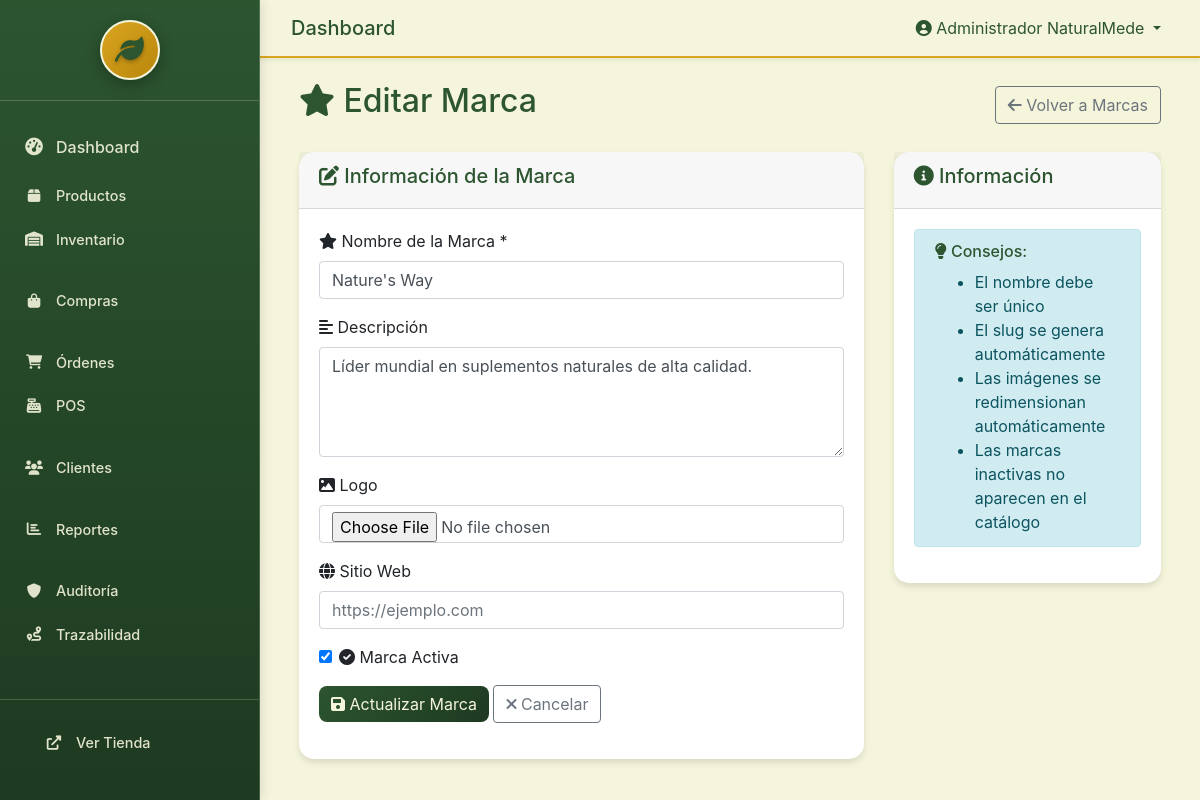
/admin-custom/brands/1/edit/ (signed in), run on the app's committed database.
### catalog/models.py (models this page shows, shortened)
class Brand(models.Model):
    name = models.CharField(max_length=100, verbose_name="Nombre")
    slug = models.SlugField(unique=True, verbose_name="Slug")
    description = models.TextField(blank=True, verbose_name="Descripción")
    logo = models.ImageField(upload_to='brands/', blank=True, null=True, verbose_name="Logo")
    website = models.URLField(blank=True, verbose_name="Sitio web")
    is_active = models.BooleanField(default=True, verbose_name="Activa")
    created_at = models.DateTimeField(auto_now_add=True, verbose_name="Creada en")
    updated_at = models.DateTimeField(auto_now=True, verbose_name="Actualizada en")
    class Meta:
        verbose_name = "Marca"
        verbose_name_plural = "Marcas"
        ordering = ['name']

### custom_admin/views.py (the view)
# urls.py: path('brands/<int:pk>/edit/', views.admin_brand_edit, name='admin_brand_edit'),
@login_required
def admin_brand_edit(request, pk):
    from catalog.models import Brand
    from catalog.forms import BrandForm
    try:
        brand = Brand.objects.get(pk=pk)
    except Brand.DoesNotExist:
        messages.error(request, 'Marca no encontrada.')
        return redirect('custom_admin:admin_brands')
    if request.method == 'POST':
        form = BrandForm(request.POST, request.FILES, instance=brand)
        if form.is_valid():
            brand = form.save()
            messages.success(request, f'Marca "{brand.name}" actualizada exitosamente.')
            return redirect('custom_admin:admin_brands')
    else:
        form = BrandForm(instance=brand)
    context = {
        'form': form,
        'brand': brand,
        'title': 'Editar Marca',
        'action': 'edit'
    }
    return render(request, 'custom_admin/brand_form.html', context)

### catalog/forms.py
class BrandForm(forms.ModelForm):
    class Meta:
        model = Brand
        fields = ['name', 'description', 'logo', 'website', 'is_active']
        widgets = {
            'name': forms.TextInput(attrs={
                'class': 'form-control',
                'placeholder': 'Nombre de la marca'
            }),
            'description': forms.Textarea(attrs={
                'class': 'form-control',
                'placeholder': 'Descripción de la marca',
                'rows': 4
            }),
            'logo': forms.FileInput(attrs={
                'class': 'form-control',
                'accept': 'image/*'
            }),
            'website': forms.URLInput(attrs={
                'class': 'form-control',
                'placeholder': 'https://ejemplo.com'
            }),
            'is_active': forms.CheckboxInput(attrs={
                'class': 'form-check-input'
            })
        }

### catalog/context_processors.py (called while the page is built)
def cart(request):
    cart = None
    cart_items = []
    cart_total = 0
    cart_items_count = 0
    if request.user.is_authenticated:
        cart, created = Cart.objects.get_or_create(user=request.user)
    else:
        if request.session.session_key:
            cart, created = Cart.objects.get_or_create(session_key=request.session.session_key)
    if cart:
        cart_items = cart.items.all()
        cart_total = cart.total_with_iva
        cart_items_count = cart.total_items
    return {
        'cart': cart,
        'cart_items': cart_items,
        'cart_total': cart_total,
        'cart_items_count': cart_items_count,
    }

### catalog/models.py (called while the page is built)
    @property
    def total_items(self):
        return sum(item.quantity for item in self.items.all())

    @property
    def total_amount(self):
        return sum(item.total for item in self.items.all())

    @property
    def total_iva(self):
        return sum(item.iva_amount for item in self.items.all())

    @property
    def total_with_iva(self):
        return self.total_amount + self.total_iva

### custom_admin/templates/custom_admin/brand_form.html (shortened to what this page needs)
{% extends 'custom_admin/base.html' %}
{% load static %}
{% block content %}
<div class="container-fluid">
    <div class="row">
        <div class="col-12">
            <div class="d-flex justify-content-between align-items-center mb-4">
                <h2><i class="fas fa-star"></i> {{ title }}</h2>
                <a href="{% url 'custom_admin:admin_brands' %}" class="btn btn-outline-secondary">
                    <i class="fas fa-arrow-left"></i> Volver a Marcas
                </a>
            </div>
            <div class="row">
                <div class="col-md-8">
                    <div class="card">
                        <div class="card-header">
                            <h5><i class="fas fa-edit"></i> Información de la Marca</h5>
                        </div>
                        <div class="card-body">
                            <form method="post" enctype="multipart/form-data">
                                <div class="form-group mb-3">
                                    <label for="{{ form.name.id_for_label }}" class="form-label">
                                        <i class="fas fa-star"></i> Nombre de la Marca *
                                    </label>
                                    {{ form.name }}
                                </div>
                                <div class="form-group mb-3">
                                    <label for="{{ form.description.id_for_label }}" class="form-label">
                                        <i class="fas fa-align-left"></i> Descripción
                                    </label>
                                    {{ form.description }}
                                </div>
                                <div class="form-group mb-3">
                                    <label for="{{ form.logo.id_for_label }}" class="form-label">
                                        <i class="fas fa-image"></i> Logo
                                    </label>
                                    {{ form.logo }}
                                </div>
                                <div class="form-group mb-3">
                                    <label for="{{ form.website.id_for_label }}" class="form-label">
                                        <i class="fas fa-globe"></i> Sitio Web
                                    </label>
                                    {{ form.website }}
                                </div>
                                <div class="form-group mb-3">
                                    <div class="form-check">
                                        {{ form.is_active }}
                                        <label class="form-check-label" for="{{ form.is_active.id_for_label }}">
                                            <i class="fas fa-check-circle"></i> Marca Activa
                                        </label>
                                    </div>
                                </div>
                                <div class="form-group">
                                    <button type="submit" class="btn btn-primary">
                                        <i class="fas fa-save"></i>
                                        {% if action == 'create' %}Crear Marca{% else %}Actualizar Marca{% endif %}
                                    </button>
                                    <a href="{% url 'custom_admin:admin_brands' %}" class="btn btn-outline-secondary">
                                        <i class="fas fa-times"></i> Cancelar
                                    </a>
                                </div>
                            </form>
                        </div>
                    </div>
                </div>
                <div class="col-md-4">
                    <div class="card">
                        <div class="card-header">
                            <h5><i class="fas fa-info-circle"></i> Información</h5>
                        </div>
                        <div class="card-body">
                            <div class="alert alert-info">
                                <h6><i class="fas fa-lightbulb"></i> Consejos:</h6>
                                <ul class="mb-0">
                                    <li>El nombre debe ser único</li>
                                    <li>El slug se genera automáticamente</li>
                                    <li>Las imágenes se redimensionan automáticamente</li>
                                    <li>Las marcas inactivas no aparecen en el catálogo</li>
                                </ul>
                            </div>
                        </div>
                    </div>
                </div>
            </div>
        </div>
    </div>
</div>
{% endblock %}

### custom_admin/templates/custom_admin/base.html (shortened to what this page needs)
{% load static %}
<!DOCTYPE html>
<html lang="es">
<head>
    <link href="https://cdn.jsdelivr.net/npm/bootstrap@4.5.2/dist/css/bootstrap.min.css" rel="stylesheet">
    <link href="https://cdnjs.cloudflare.com/ajax/libs/font-awesome/6.0.0/css/all.min.css" rel="stylesheet">
    <link href="https://cdn.jsdelivr.net/npm/select2@4.1.0-rc.0/dist/css/select2.min.css" rel="stylesheet" />
</head>
<body>
    <div class="sidebar" id="sidebar">
        <div class="sidebar-header">
            <div class="text-center">
                <div class="logo-container">
                    <div class="logo-fallback" style="display: none;">
                        <div class="logo-circle">
                            <i class="fas fa-leaf logo-icon"></i>
                        </div>
                    </div>
                </div>
            </div>
        </div>
        <div class="sidebar-nav">
            <nav class="nav flex-column">
                <a class="nav-link {% if request.resolver_match.url_name == 'admin_dashboard' %}active{% endif %}" href="{% url 'custom_admin:admin_dashboard' %}">
                    <i class="fas fa-tachometer-alt"></i> Dashboard
                </a>
                <div class="nav-section">
                    <a class="nav-link {% if request.resolver_match.url_name == 'admin_products' %}active{% endif %}" href="{% url 'custom_admin:admin_products' %}">
                        <i class="fas fa-box"></i> Productos
                    </a>
                    <a class="nav-link {% if request.resolver_match.url_name == 'admin_inventory' %}active{% endif %}" href="{% url 'custom_admin:admin_inventory' %}">
                        <i class="fas fa-warehouse"></i> Inventario
                    </a>
                </div>
                <div class="nav-section">
                    <a class="nav-link {% if 'purchases' in request.resolver_match.namespace %}active{% endif %}" href="{% url 'purchases:dashboard' %}">
                        <i class="fas fa-shopping-bag"></i> Compras
                    </a>
                </div>
                <div class="nav-section">
                    <a class="nav-link {% if request.resolver_match.url_name == 'admin_orders' %}active{% endif %}" href="{% url 'custom_admin:admin_orders' %}">
                        <i class="fas fa-shopping-cart"></i> Órdenes
                    </a>
                    <a class="nav-link {% if request.resolver_match.url_name == 'admin_pos' %}active{% endif %}" href="{% url 'custom_admin:admin_pos' %}">
                        <i class="fas fa-cash-register"></i> POS
                    </a>
                </div>
                <div class="nav-section">
                    <a class="nav-link {% if request.resolver_match.url_name == 'admin_customers' %}active{% endif %}" href="{% url 'custom_admin:admin_customers' %}">
                        <i class="fas fa-users"></i> Clientes
                    </a>
                </div>
                <div class="nav-section">
                    <a class="nav-link {% if request.resolver_match.url_name == 'admin_reports' %}active{% endif %}" href="{% url 'custom_admin:admin_reports' %}">
                        <i class="fas fa-chart-bar"></i> Reportes
                    </a>
                </div>
                <div class="nav-section">
                    <a class="nav-link {% if request.resolver_match.url_name == 'audit:dashboard' %}active{% endif %}" href="{% url 'audit:dashboard' %}">
                        <i class="fas fa-shield-alt"></i> Auditoría
                    </a>
                    <a class="nav-link {% if 'inventory_trace' in request.resolver_match.url_name %}active{% endif %}" href="{% url 'audit:inventory_trace_dashboard' %}">
                        <i class="fas fa-route"></i> Trazabilidad
                    </a>
                </div>
            </nav>
        </div>
        <div class="sidebar-footer">
            <div class="nav-section">
                <a class="nav-link" href="/">
                    <i class="fas fa-external-link-alt"></i> Ver Tienda
                </a>
            </div>
        </div>
    </div>
    <div class="main-content">
        <nav class="navbar navbar-expand-lg navbar-custom">
            <div class="container-fluid">
                <span class="navbar-brand mb-0 h1">
                    {% block page_title %}Dashboard{% endblock %}
                </span>
                <div class="navbar-nav ml-auto">
                    <div class="nav-item dropdown">
                        <a class="nav-link dropdown-toggle" href="#" id="navbarDropdown" role="button" data-toggle="dropdown">
                            <i class="fas fa-user-circle"></i> {{ user.get_full_name|default:user.username }}
                        </a>
                    </div>
                </div>
            </div>
        </nav>
        <div class="container-fluid p-4">
            {% block content %}{% endblock %}
        </div>
    </div>
</body>
</html>

### custom_admin/templates/custom_admin/base.html (style rules this page uses)
.sidebar { position: fixed; top: 0; left: 0; width: 260px; height: 100vh; background: linear-gradient(180deg, #2c5530 0%, #1e3a21 100%); color: #f5f5dc; z-index: 1000; box-shadow: 2px 0 10px rgba(0,0,0,0.1); border-right: 1px solid rgba(245,245,220,0.2); display: flex; flex-direction: column; overflow-x: hidden; }
@media (min-width: 768px) { .sidebar { width: 260px; } }
@media (min-width: 992px) { .sidebar { width: 260px; } }
.sidebar .nav-link { color: rgba(245,245,220,0.9); padding: 12px 16px; border-radius: 8px; margin: 2px 8px; transition: all 0.3s cubic-bezier(0.4, 0, 0.2, 1); display: flex; align-items: center; text-decoration: none; font-weight: 500; position: relative; overflow: hidden; white-space: nowrap; }
.sidebar .nav-link::before { content: ''; position: absolute; top: 0; left: -100%; width: 100%; height: 100%; background: linear-gradient(90deg, transparent, rgba(255,255,255,0.1), transparent); transition: left 0.5s; }
.sidebar .nav-link i { width: 20px; margin-right: 12px; text-align: center; font-size: 1.1rem; }
.main-content { background-color: #f5f5dc; min-height: 100vh; margin-left: 260px; }
@media (min-width: 992px) { .main-content { margin-left: 260px; } }
.card { border: none; border-radius: 15px; box-shadow: 0 4px 6px rgba(0,0,0,0.1); transition: transform 0.3s; }
.navbar-custom { background: #f5f5dc; box-shadow: 0 2px 4px rgba(44,85,48,0.1); border-bottom: 2px solid #daa520; }
.btn-primary { background: linear-gradient(135deg, #2c5530 0%, #1e3a21 100%); border: none; border-radius: 8px; color: #f5f5dc; }
h1, h2, h3, h4, h5, h6 { color: #2c5530 !important; }
.card-header h5, .card-header h4, .card-header h3 { color: #2c5530 !important; }
.navbar-brand { color: #2c5530 !important; }
a { color: #2c5530; }
.nav-link { color: #2c5530; }
.logo-container { display: flex; justify-content: center; align-items: center; }
.logo-fallback { display: flex; justify-content: center; align-items: center; }
.logo-circle { width: 60px; height: 60px; border-radius: 50%; background: linear-gradient(135deg, #daa520 0%, #b8860b 100%); display: flex; justify-content: center; align-items: center; box-shadow: 0 4px 15px rgba(0,0,0,0.3); border: 2px solid #f5f5dc; }
.logo-icon { font-size: 1.8rem; color: #2c5530; text-shadow: 0 2px 4px rgba(0,0,0,0.3); }
.sidebar-header { padding: 20px; border-bottom: 1px solid rgba(245,245,220,0.2); flex-shrink: 0; }
.sidebar-nav { flex: 1; overflow-y: auto; overflow-x: hidden; padding: 20px 0; }
.sidebar-footer { padding: 20px; border-top: 1px solid rgba(245,245,220,0.2); flex-shrink: 0; }
.nav-section { margin-bottom: 1rem; }
.nav-section .nav-link { padding: 10px 16px; font-size: 0.9rem; margin: 2px 8px; white-space: nowrap; }
.nav-section .nav-link i { font-size: 0.9rem; }

### data on the page
Brand: name "Nature's Way", description "Líder mundial en suplementos naturales de alta calidad.", is_active "☑"

### other printed values
{{ user.get_full_name|default:user.username }} "Administrador NaturalMede"
{{ title }} "Editar Marca"
